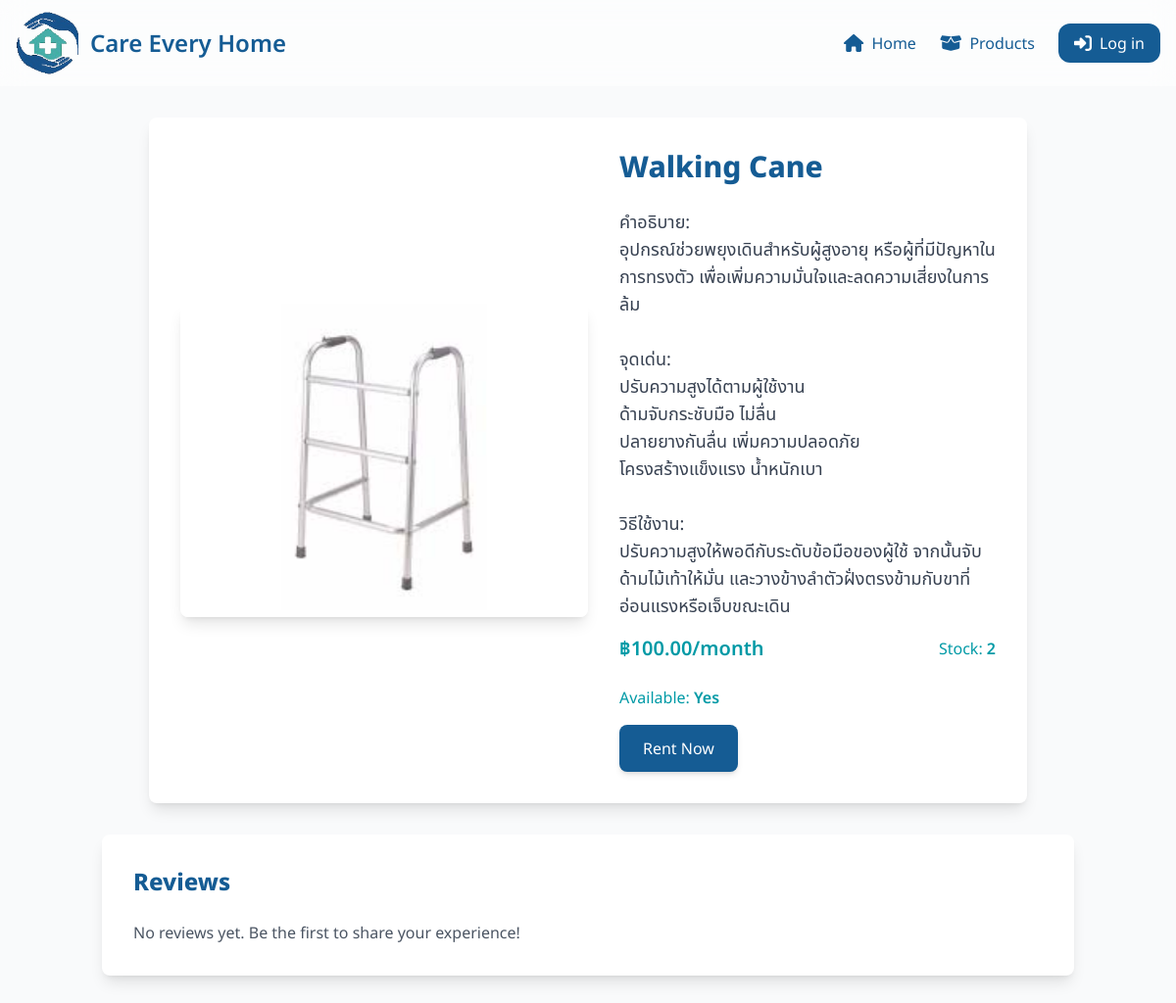
The page /products/9/ on the database its author committed.
### myapp/models.py (models this page shows, shortened)
class Product(models.Model):
    name = models.CharField(max_length=255)
    description = models.TextField(blank=True)
    is_available = models.BooleanField(default=True)
    monthly_rate = models.DecimalField(max_digits=6, decimal_places=2)
    image = models.ImageField(upload_to='products/', blank=True, null=True)
    created_at = models.DateTimeField(auto_now_add=True)
    stock = models.PositiveIntegerField(default=0)
    category = models.ForeignKey(Category, on_delete=models.SET_NULL, null=True, blank=True)

### myapp/views.py (the view)
# urls.py: path('products/<int:pk>/', ProductDetailView.as_view(), name='product_detail'),
class ProductDetailView(DetailView):
    model = Product
    template_name = 'myapp/product_detail.html'
    context_object_name = 'product'
    def get_context_data(self, **kwargs):
        context = super().get_context_data(**kwargs)
        if self.request.user.is_authenticated:
            context['user_favorites'] = Favorite.objects.filter(user=self.request.user).values_list('product_id', flat=True)
            context['user_cart'] = Cart.objects.filter(user=self.request.user).values_list('product_id', flat=True)
            context['review_form'] = ReviewForm()
            context['user_likes'] = ReviewLike.objects.filter(user=self.request.user, review__product=self.object).values_list('review_id', flat=True)
        else:
            context['user_favorites'] = []
            context['user_cart'] = []
            context['review_form'] = None
            context['user_likes'] = []
        context['reviews'] = self.object.reviews.all()
        return context

### myapp/templates/myapp/product_detail.html (shortened to what this page needs)
{% extends 'myapp/base.html' %}
{% block content %}
<div class="container mx-auto px-4 py-8">
  <div class="flex flex-wrap items-center bg-white p-8 rounded-lg shadow-lg mb-8 max-w-4xl mx-auto">
    <div class="w-full sm:w-1/2 mb-6 sm:mb-0">
      {% if product.image %}
        <img src="{{ product.image.url }}" alt="{{ product.name }}" class="w-full h-full object-cover rounded-lg shadow-lg">
      {% else %}
        <div class="w-full h-80 bg-gray-100 rounded-lg flex items-center justify-center">
          <span class="text-gray-500 text-lg">No Image Available</span>
        </div>
      {% endif %}
    </div>
    <div class="w-full sm:w-1/2 sm:pl-8">
      <h1 class="text-3xl font-extrabold text-[#155c94] mb-6">{{ product.name }}</h1>
      <p class="text-gray-700 text-lg mb-4">{{ product.description|linebreaksbr }}</p>
      <div class="flex items-center justify-between mb-6">
        <p class="text-xl font-semibold text-[#009aa6]">฿{{ product.monthly_rate }}/month</p>
        <p class="text-[#009aa6]">Stock: <span class="font-semibold">{{ product.stock }}</span></p>
      </div>
      <p class="text-[#009aa6] mb-4">Available: <span class="font-semibold">{{ product.is_available|yesno:"Yes,No" }}</span></p>
      <div class="flex gap-4">
        {% if product.is_available %}
          {% if user.is_authenticated %}
            <a href="{% url 'rent_product' product.pk %}" class="bg-[#155c94] text-white py-3 px-6 rounded-lg hover:bg-[#009aa6] transition-all duration-300 shadow-md w-full sm:w-auto">
              Rent Now
            </a>
          {% else %}
            <a href="{% url 'account_login' %}?next={% url 'rent_product' product.pk %}"
              onclick="alert('You should log in first')"
              class="bg-[#155c94] text-white py-3 px-6 rounded-lg hover:bg-[#009aa6] transition-all duration-300 shadow-md w-full sm:w-auto">
              Rent Now
            </a>
          {% endif %}
        {% endif %}
      </div>
    </div>
  </div>
  <div class="bg-white p-8 rounded-lg shadow-lg">
    <h2 class="text-2xl font-extrabold text-[#155c94] mb-6">Reviews</h2>
    {% if reviews %}
      <div class="space-y-6">
        {% for review in reviews %}
          <div class="border-b pb-4">
            <div class="flex items-center justify-between mb-2">
              <p class="font-semibold text-gray-800">{{ review.user.username }}</p>
              <p class="text-yellow-500">
                {% for i in "12345" %}
                  {% if forloop.counter <= review.rating %}★{% else %}☆{% endif %}
                {% endfor %}
              </p>
            </div>
            <p class="text-gray-700 mb-2">{{ review.content }}</p>
            <p class="text-gray-500 text-sm">{{ review.created_at|date:"F d, Y" }}</p>
            <div class="flex items-center mt-4">
              {% if user.is_authenticated %}
                <form action="{% url 'toggle_review_like' review.id %}" method="post" class="flex items-center">
                  {% csrf_token %}
                  <button type="submit" class="flex items-center text-gray-500 hover:text-[#009aa6]">
                    {% if review.id in user_likes %}
                      <i class="fas fa-thumbs-up text-[#009aa6] mr-1"></i> Unlike
                    {% else %}
                      <i class="far fa-thumbs-up mr-1"></i> Like
                    {% endif %}
                  </button>
                </form>
              {% endif %}
              <span class="ml-4 text-gray-600">{{ review.likes.count }} Like{{ review.likes.count|pluralize }}</span>
            </div>
          </div>
        {% endfor %}
      </div>
    {% else %}
      <p class="text-gray-600">No reviews yet. Be the first to share your experience!</p>
    {% endif %}
  </div>
</div>
{% endblock %}

### myapp/templates/myapp/base.html (style rules this page uses)
body { font-family: 'Noto Sans', 'Noto Sans Thai', sans-serif; }

### rows shown on the page
Product: image (picture), name "Walking Cane", description "คำอธิบาย: อุปกรณ์ช่วยพยุงเดินสำหรับผู้สูงอายุ หรือผู้ที่มีปัญหาในการทรงตัว เพื่อเพิ่มความมั่นใจและลดความเสี่ยงในการล้ม จุดเด่น: ปรับความสูงได้ตามผู้ใช้งาน ด้ามจับกระชับมือ ไม่ลื่น ปลายยางกันลื่น เพิ่มความปลอดภัย โครงสร้างแข็งแรง น้ำหนักเบา วิธีใช้งาน: ปรับความสูงให้พอดีกับระดับข้อมือของผู้ใช้ จากนั้นจับด้ามไม้เท้าให้มั่น และวางข้างลำตัวฝั่งตรงข้ามกับขาที่อ่อนแรงหรือเจ็บขณะเดิน", monthly_rate "100.00", stock "2", is_available "Yes"
